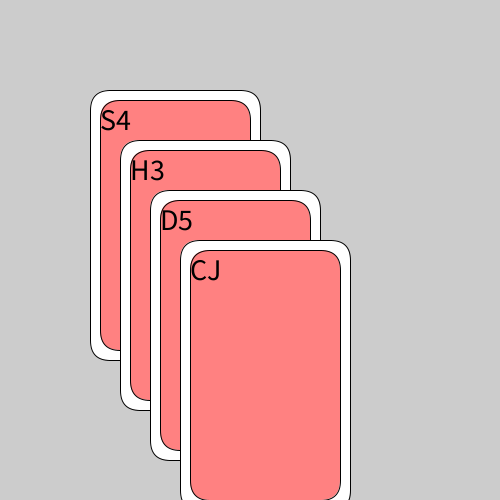
Frame 1 (no input)
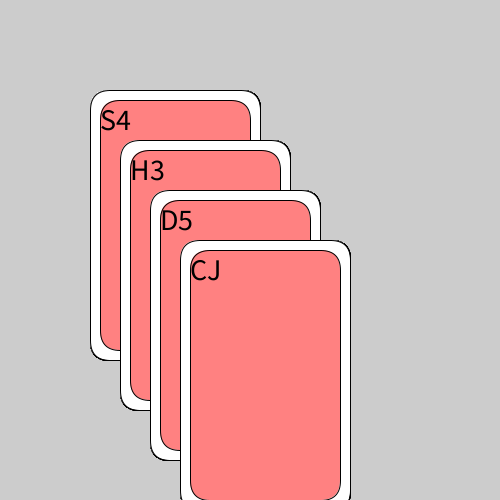
Frame 60 (the mouse pressed at the canvas centre just before this capture)
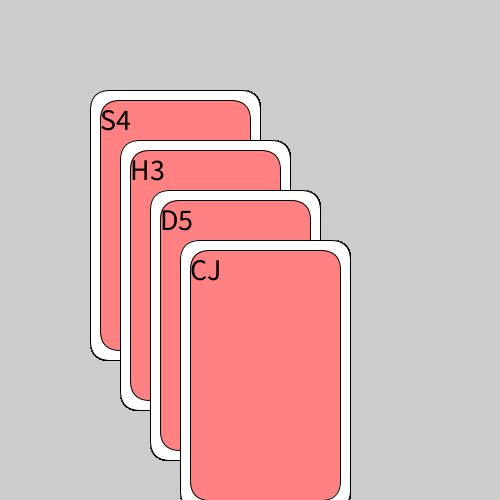
Frame 120 (the mouse held since frame 60 and released just before this capture)

The Processing sketch that drew these frames (run headless with seeded random() and noise(); from frame 60 on, the mouse is pressed at the canvas centre):

// Processing sketch: week02_3_poker_cards
// ── week02_3_poker_cards.pde
void setup(){
  size(500,500);
}
int w=20;
void draw(){
  drawPokerCard(100,100,"S4");//使用函數
  drawPokerCard(130,150,"H3");//使用函數
  drawPokerCard(160,200,"D5");//使用函數
  drawPokerCard(190,250,"CJ");//使用函數
}//牌面:黑桃Spade 紅心Heart 方塊Diamond 梅花Club
void drawPokerCard(int x,int y,String face){
  fill(255);
  rect(x-w/2,y-w/2,150+w,250+w,20);//弧度
  fill(#FF8181);
  rect(x,y,150,250,20);//弧度
  fill(0);
  textSize(30);
  text(face,x,y+30);
}
